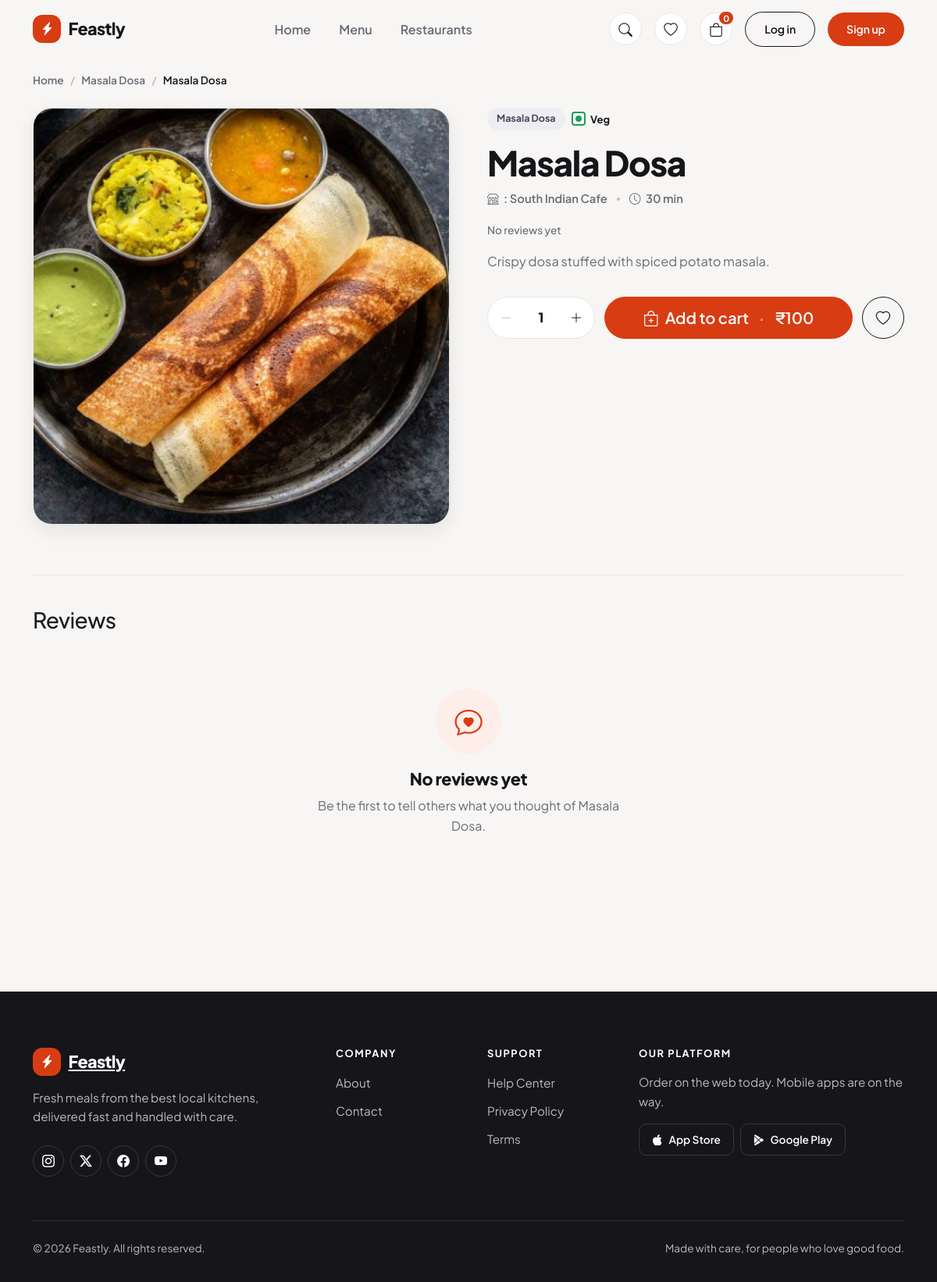
The page /food/indian/ on the database its author committed.
### menu/models.py (models this page shows, shortened)
class FoodItem(TimeStampedModel):
    restaurant = models.ForeignKey("restaurants.Restaurant", on_delete=models.CASCADE, related_name="food_items")
    category = models.ForeignKey(Category, on_delete=models.PROTECT, related_name="food_items")
    name = models.CharField(max_length=120)
    slug = models.SlugField(max_length=140, unique=True, blank=True)
    description = models.CharField(max_length=255)
    ingredients = models.TextField(blank=True, help_text="Comma-separated, e.g. Chicken, Lettuce, Brioche bun")
    price = models.DecimalField(max_digits=8, decimal_places=2)
    is_veg = models.BooleanField(default=True)
    is_available = models.BooleanField(default=True)
    is_popular = models.BooleanField(default=False, help_text="Show in the Popular section on the home page.")
    avg_rating = models.DecimalField(max_digits=3, decimal_places=2, default=0, editable=False)
    review_count = models.PositiveIntegerField(default=0, editable=False)
    class Meta:
        ordering = ["name"]
        indexes = [
            models.Index(fields=["category", "is_available"]),
            models.Index(fields=["restaurant", "is_available"]),
            models.Index(fields=["is_popular", "-avg_rating"]),
            models.Index(fields=["is_veg"]),
        ]
        constraints = [
            models.CheckConstraint(condition=models.Q(price__gte=0), name="menu_fooditem_price_non_negative"),
        ]
    @property
    def ingredient_list(self):
        return [item.strip() for item in self.ingredients.split(",") if item.strip()]
    @property
    def primary_image(self):
        images = list(self.images.all())
        return next((img for img in images if img.is_primary), images[0] if images else None)

class Category(TimeStampedModel):
    name = models.CharField(max_length=60, unique=True)
    slug = models.SlugField(max_length=70, unique=True, blank=True)
    icon = models.CharField(max_length=50, blank=True, help_text="Bootstrap Icons class, e.g. bi-cup-hot")
    image = models.ImageField(upload_to="categories/", blank=True)
    display_order = models.PositiveSmallIntegerField(default=0)
    is_active = models.BooleanField(default=True)
    class Meta:
        ordering = ["display_order", "name"]
        verbose_name_plural = "categories"

class FoodImage(TimeStampedModel):
    food_item = models.ForeignKey(FoodItem, on_delete=models.CASCADE, related_name="images")
    image = models.ImageField(upload_to="food/")
    alt_text = models.CharField(max_length=150, blank=True)
    is_primary = models.BooleanField(default=False)
    display_order = models.PositiveSmallIntegerField(default=0)
    class Meta:
        ordering = ["-is_primary", "display_order", "id"]

### restaurants/models.py (models this page shows, shortened)
class Restaurant(TimeStampedModel):
    class PriceRange(models.IntegerChoices):
        BUDGET = 1, "₹"
        MODERATE = 2, "₹₹"
        PREMIUM = 3, "₹₹₹"
    name = models.CharField(max_length=120)
    slug = models.SlugField(max_length=140, unique=True, blank=True)
    description = models.TextField(blank=True)
    image = models.ImageField(upload_to="restaurants/", blank=True)
    cuisines = models.ManyToManyField(Cuisine, related_name="restaurants", blank=True)
    location = models.CharField(max_length=150, help_text="Neighbourhood or area, e.g. Bandra West")
    city = models.CharField(max_length=80)
    price_range = models.PositiveSmallIntegerField(choices=PriceRange.choices, default=PriceRange.MODERATE)
    delivery_time_minutes = models.PositiveSmallIntegerField(default=30)
    delivery_fee = models.DecimalField(max_digits=6, decimal_places=2, default=0)
    min_order_amount = models.DecimalField(max_digits=8, decimal_places=2, default=0)
    is_veg_only = models.BooleanField(default=False)
    is_open = models.BooleanField(default=True, help_text="Untick to mark the restaurant closed / not accepting orders.")
    avg_rating = models.DecimalField(max_digits=3, decimal_places=2, default=0, editable=False)
    review_count = models.PositiveIntegerField(default=0, editable=False)
    class Meta:
        ordering = ["-avg_rating", "name"]
        indexes = [
            models.Index(fields=["is_open", "-avg_rating"]),
            models.Index(fields=["city", "price_range"]),
            models.Index(fields=["delivery_time_minutes"]),
        ]

### menu/views.py (the view)
# urls.py: path("food/<slug:slug>/", FoodDetailView.as_view(), name="food_detail"),
class FoodDetailView(DetailView):
    model = FoodItem
    template_name = "menu/food_detail.html"
    context_object_name = "food"
    def get_queryset(self):
        return (
            FoodItem.objects
            .select_related("restaurant", "category")
            .prefetch_related("images", "sizes", "extras")
        )
    def get_context_data(self, **kwargs):
        context = super().get_context_data(**kwargs)
        food = self.object
        sizes = list(food.sizes.all())
        context["sizes"] = sizes
        context["default_size"] = next((s for s in sizes if s.is_default), sizes[0] if sizes else None)
        context["extras"] = [extra for extra in food.extras.all() if extra.is_available]
        context["reviews"] = food.reviews.filter(is_approved=True).select_related("user")[:10]
        context["related_foods"] = (
            FoodItem.objects
            .filter(category=food.category, is_available=True)
            .exclude(pk=food.pk)
            .select_related("restaurant")
            .prefetch_related("images")[:3]
        )
        return context

### core/context_processors.py (called while the page is built)
def wishlist(request):
    if not request.user.is_authenticated:
        return {"wishlist_ids": []}
    ids = Wishlist.objects.filter(user=request.user).values_list("food_item_id", flat=True)
    return {"wishlist_ids": list(ids)}

def cart(request):
    if not request.user.is_authenticated:
        return {"cart_count": 0}
    total = CartItem.objects.filter(cart__user=request.user).aggregate(total=Sum("quantity"))["total"]
    return {"cart_count": total or 0}

### templates/menu/food_detail.html (shortened to what this page needs)
{% extends "base.html" %}
{% load static l10n %}
{% block extra_css %}
<link href="{% static 'css/food.css' %}" rel="stylesheet">
{% endblock %}
{% block content %}
{% with main=food.primary_image %}
<section class="container pt-3 pb-5">
  <nav aria-label="Breadcrumb" class="mb-4">
    <ol class="breadcrumb breadcrumb-soft mb-0">
      <li class="breadcrumb-item"><a href="{% url 'home' %}">Home</a></li>
      <li class="breadcrumb-item"><a href="{% url 'home' %}#popular">{{ food.category.name }}</a></li>
      <li class="breadcrumb-item active" aria-current="page">{{ food.name }}</li>
    </ol>
  </nav>
  <div class="row g-5">
    <div class="col-lg-6">
      <div class="detail-gallery">
        <div class="detail-media img-reveal">
          {% if main %}
            <img id="detailMainImage" src="{{ main.image.url }}" alt="{{ main.alt_text|default:food.name }}">
          {% else %}
            <div class="food-card-placeholder" role="img" aria-label="{{ food.name }}">
              <i class="bi bi-egg-fried"></i>
            </div>
          {% endif %}
        </div>
      </div>
    </div>
    <div class="col-lg-6">
      <div class="detail-info" id="foodConfigurator" data-base-price="{{ food.price|unlocalize }}">
        <div class="d-flex flex-wrap align-items-center gap-2 mb-3">
          <span class="badge-soft badge-placed">{{ food.category.name }}</span>
          {% if food.is_veg %}
            <span class="detail-diet"><span class="diet-mark diet-veg" role="img" aria-label="Vegetarian"></span> Veg</span>
          {% else %}
            <span class="detail-diet"><span class="diet-mark diet-nonveg" role="img" aria-label="Non-vegetarian"></span> Non-veg</span>
          {% endif %}
        </div>
        <h1 class="detail-title">{{ food.name }}</h1>
        <p class="detail-restaurant">
          <i class="bi bi-shop"></i> {{ food.restaurant.name }}
          <span class="dot-sep" aria-hidden="true"></span>
          <i class="bi bi-clock"></i> {{ food.restaurant.delivery_time_minutes }} min
        </p>
        <div class="rating mb-3">
          {% if food.review_count %}
            <i class="bi bi-star-fill"></i> {{ food.avg_rating|floatformat:1 }}
            <a class="rating-count text-decoration-none" href="#reviews">({{ food.review_count }} review{{ food.review_count|pluralize }})</a>
          {% else %}
            <span class="rating-count">No reviews yet</span>
          {% endif %}
        </div>
        <p class="detail-desc">{{ food.description }}</p>
        <form id="foodForm" novalidate>
          <div class="detail-actions">
            <div class="qty" data-qty>
              <button type="button" class="qty-btn" data-qty-minus aria-label="Decrease quantity"><i class="bi bi-dash-lg"></i></button>
              <input type="number" class="qty-input" id="detailQty" name="quantity" value="1" min="1" max="20"
                     inputmode="numeric" aria-label="Quantity">
              <button type="button" class="qty-btn" data-qty-plus aria-label="Increase quantity"><i class="bi bi-plus-lg"></i></button>
            </div>
            <button type="submit" class="btn btn-accent btn-lg detail-add"
                    {% if not food.is_available or not food.restaurant.is_open %}disabled{% endif %}>
              <i class="bi bi-bag-plus me-2"></i>Add to cart
              <span class="detail-add-sep" aria-hidden="true">&middot;</span>
              <span data-total-price>₹{{ food.price|floatformat:"-2" }}</span>
            </button>
            <button type="button" class="btn btn-outline-ink btn-lg wishlist-inline" data-wishlist
                    data-food-id="{{ food.id }}" aria-pressed="false"
                    aria-label="Add {{ food.name }} to wishlist">
              <i class="bi bi-heart"></i>
            </button>
          </div>
        </form>
      </div>
    </div>
  </div>
  <section class="detail-reviews" id="reviews" aria-labelledby="reviews-title">
    <div class="d-flex flex-wrap align-items-end justify-content-between gap-3 mb-4">
      <h2 class="h3 mb-0" id="reviews-title">Reviews</h2>
    </div>
    {% for review in reviews %}
      <article class="review">
        <div class="review-avatar" aria-hidden="true">{{ review.user.username|slice:":1"|upper }}</div>
        <div class="review-body">
          <div class="d-flex flex-wrap align-items-center justify-content-between gap-2">
            <strong>{{ review.user.username }}</strong>
            <time class="small text-muted-soft" datetime="{{ review.created_at|date:'Y-m-d' }}">{{ review.created_at|date:"d M Y" }}</time>
          </div>
          <div class="review-stars" role="img" aria-label="{{ review.rating }} out of 5 stars">
            {% for i in "12345" %}
              <i class="bi {% if forloop.counter <= review.rating %}bi-star-fill{% else %}bi-star{% endif %}"></i>
            {% endfor %}
          </div>
          {% if review.comment %}<p class="mb-0">{{ review.comment }}</p>{% endif %}
        </div>
      </article>
    {% empty %}
      <div class="empty-state">
        <div class="empty-state-icon"><i class="bi bi-chat-heart"></i></div>
        <h3>No reviews yet</h3>
        <p>Be the first to tell others what you thought of {{ food.name }}.</p>
      </div>
    {% endfor %}
  </section>
</section>
{% endwith %}
{% endblock %}

### static/css/main.css (style rules this page uses)
:root { --color-ink: #16161a; --color-accent: #d83c13; --color-accent-hover: #b82f0c; --color-accent-soft: #fdeee9; --color-bg: #f7f6f4; --color-surface: #ffffff; --color-text: #1c1c21; --color-muted: #6b6b76; --color-border: #e8e6e1; --radius-sm: 10px; --radius-md: 16px; --radius-lg: 24px; --radius-pill: 999px; --shadow-sm: 0 1px 2px rgba(22, 22, 26, 0.06); --shadow-md: 0 8px 24px rgba(22, 22, 26, 0.08); --shadow-lg: 0 16px 40px rgba(22, 22, 26, 0.14); --ease: cubic-bezier(0.2, 0.8, 0.2, 1); --dur-fast: 200ms; --dur: 300ms; --font-sans: "Plus Jakarta Sans", system-ui, -apple-system, "Segoe UI", sans-serif; --bs-body-font-family: var(--font-sans); --bs-body-bg: var(--color-bg); --bs-body-color: var(--color-text); --bs-primary: var(--color-accent); --bs-border-color: var(--color-border); }
html { scroll-behavior: smooth; }
body { font-family: var(--font-sans); line-height: 1.6; -webkit-font-smoothing: antialiased; }
h1, h2, h3, h4 { color: var(--color-ink); font-weight: 800; letter-spacing: -0.02em; line-height: 1.15; }
.btn { font-weight: 600; border-radius: var(--radius-pill); padding: 0.7rem 1.5rem; transition: transform var(--dur-fast) var(--ease), background-color var(--dur-fast) var(--ease), box-shadow var(--dur-fast) var(--ease); }
.btn-accent { background: var(--color-accent); color: #fff; border: 0; }
.btn-outline-ink { border: 1.5px solid var(--color-ink); color: var(--color-ink); background: transparent; }

### static/css/components.css (style rules this page uses)
.badge-soft { display: inline-flex; align-items: center; gap: 0.35rem; padding: 0.3rem 0.75rem; border-radius: var(--radius-pill); font-size: 0.78rem; font-weight: 700; white-space: nowrap; }
.badge-placed { background: #eeeef2; color: #46465a; }
.diet-mark { display: inline-grid; place-items: center; width: 18px; height: 18px; border: 2px solid currentColor; border-radius: 4px; background: #fff; }
.diet-mark::after { content: ""; width: 8px; height: 8px; border-radius: 50%; background: currentColor; }
.diet-veg { color: #1f9d55; }
.rating { display: inline-flex; align-items: center; gap: 0.3rem; font-size: 0.85rem; font-weight: 700; color: var(--color-ink); }
.rating-count { font-weight: 500; color: var(--color-muted); }
.js .img-reveal img { opacity: 0; }
.js .img-reveal img.is-loaded { opacity: 1; }
.empty-state { max-width: 460px; margin: 0 auto; padding: 3rem 1.5rem; text-align: center; }
.empty-state-icon { width: 84px; height: 84px; display: grid; place-items: center; margin: 0 auto 1.25rem; border-radius: 50%; background: var(--color-accent-soft); color: var(--color-accent); font-size: 2.2rem; }
.empty-state h2, .empty-state h3 { font-size: 1.35rem; margin-bottom: 0.5rem; }
.empty-state p { color: var(--color-muted); margin-bottom: 1.5rem; }

### rows shown on the page
FoodItem: category.name "Masala Dosa", name "Masala Dosa", restaurant.name ": South Indian Cafe", restaurant.delivery_time_minutes "30", description "Crispy dosa stuffed with spiced potato masala.", price "100"
FoodImage: image (picture)

### other values the page prints
{{ cart_count }} "0"
